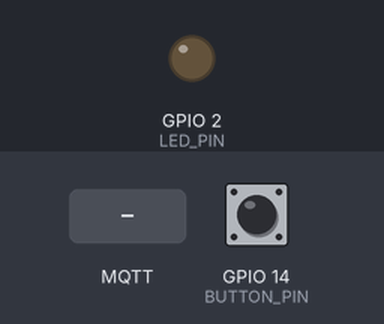
Recording of a sketch running on a simulated ESP32. Parts: output pins drawn as LEDs (lit = HIGH). The test bench sets the inputs (shaded band); at power-on: GPIO 14 (BUTTON_PIN) HIGH. WiFi joins after 1.5 s; servers stay silent unless stated; random numbers use the default seed unless the sketch sets one; no MQTT or app messages arrive unless stated; what the sketch prints to the serial monitor is not drawn.

Above: at 3.7 s.
3.8 s: MQTT message "90" arrives on the first subscribed topic
At 4.6 s:
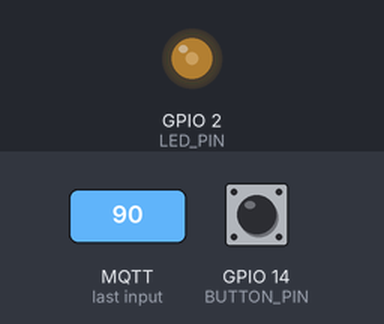
5.6 s: GPIO 14 (BUTTON_PIN) pulled LOW for 0.3 s
At 6.9 s:
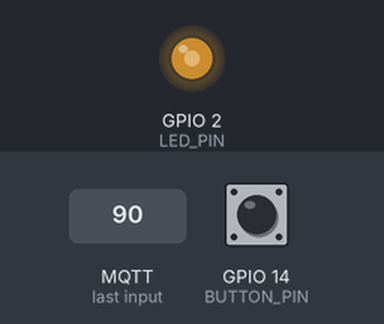
7.4 s: MQTT message "200" arrives on the first subscribed topic
At 8.5 s:
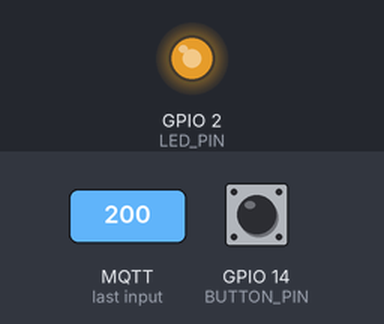
9.1 s: MQTT message "on" arrives on the first subscribed topic
At 10.0 s:
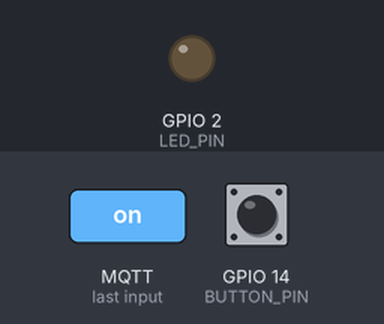
11.1 s: GPIO 14 (BUTTON_PIN) pulled LOW for 1 s
At 12.3 s:
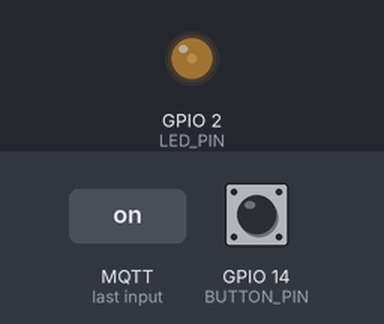
13.6 s: MQTT message "0" arrives on the first subscribed topic
At 14.6 s:
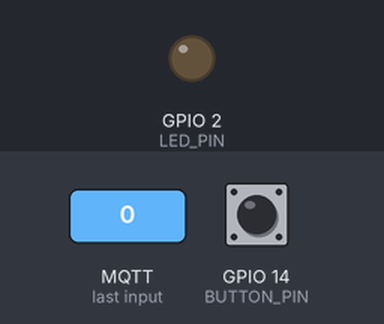
Timing chart, 0 to 16.6 s (numbered marks = the images above; inputs shaded):
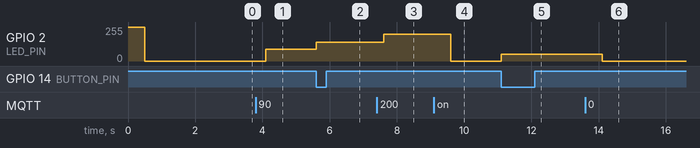

Measured:
- after the input at 3.8 s, GPIO 2 (LED_PIN): 0/255 → 90/255 after 0.30 s
- after the input at 5.6 s, GPIO 2 (LED_PIN): 90/255 → 140/255 at once
- after the input at 7.4 s, GPIO 2 (LED_PIN): 140/255 → 199/255 after 0.20 s
- after the input at 9.1 s, GPIO 2 (LED_PIN): 199/255 → 0/255 after 0.50 s
- after the input at 11.1 s, GPIO 2 (LED_PIN): 0/255 → 51/255 at once
- after the input at 13.6 s, GPIO 2 (LED_PIN): 51/255 → 0/255 after 0.50 s

The sketch:

sketch_feb6a.ino
```cpp
#include <WiFi.h>
#include <PubSubClient.h>
#include <Preferences.h>

// --- BAGIAN INI WAJIB DIGANTI ---
const char* ssid ="KENZIO";        // Ganti dengan nama WiFi (Huruf besar/kecil berpengaruh)
const char* password = "27112021"; // Ganti Password WiFi
const char* mqtt_server = "broker.hivemq.com";

// Topik MQTT
const char* topic_status = "reza/proyek/status";
const char* topic_control = "reza/proyek/control";

// --- PIN MAPPING ---
#define LED_PIN 2       // <--- Ganti jadi 2 (Ini alamat lampu biru bawaan)
#define BUTTON_PIN 14   // Tetap 14 (Tombol)

// Variabel Global
volatile int brightness = 0;
volatile bool updateFlag = false;
volatile unsigned long lastDebounceTime = 0;

// Objek Library
WiFiClient espClient;
PubSubClient client(espClient);
Preferences preferences;

// --- 1. MANAJEMEN INTERUPSI (TOMBOL) ---
void IRAM_ATTR onButtonPress() {
  unsigned long currentTime = millis();
  // Debounce (Mencegah tombol terpencet 2x cepat)
  if ((currentTime - lastDebounceTime) > 200) {
    brightness += 51; // Naik 20%
    if (brightness > 255) brightness = 0; // Reset ke 0
    updateFlag = true;
    lastDebounceTime = currentTime;
  }
}

// --- 2. MANAJEMEN MEMORI (SIMPAN DATA) ---
void saveLastState() {
  preferences.begin("proyek-reza", false);
  preferences.putInt("level", brightness);
  preferences.end();
}

void loadLastState() {
  preferences.begin("proyek-reza", true);
  brightness = preferences.getInt("level", 0);
  preferences.end();
}

// --- FUNGSI MQTT ---
void callback(char* topic, byte* payload, unsigned int length) {
  String message;
  for (unsigned int i = 0; i < length; i++) {
    message += (char)payload[i];
  }
  Serial.print("Perintah MQTT Masuk: ");
  Serial.println(message);
  brightness = message.toInt();
  updateFlag = true;
}

// --- 3. MANAJEMEN TUGAS (FREERTOS) ---

// Task Hardware: Urus Lampu & Tombol (Prioritas Tinggi)
void TaskHardware(void *pvParameters) {
  while(1) {
    if (updateFlag) {
      ledcWrite(0, brightness); // Ubah terang lampu
      Serial.printf("Lampu Update ke Level: %d\n", brightness);

      // Simpan memori (Opsional, matikan jika bikin crash)
      // saveLastState();

      updateFlag = false;
    }
    vTaskDelay(50 / portTICK_PERIOD_MS);
  }
}

// Task Network: Urus WiFi & MQTT (Prioritas Rendah)
void TaskNetwork(void *pvParameters) {
  while(1) {
    // Hanya kerja kalau WiFi connect
    if (WiFi.status() == WL_CONNECTED) {
      if (!client.connected()) {
        // Coba connect MQTT (Non-blocking / Sekali coba)
        String clientId = "Reza-ESP32-" + String(random(0xffff), HEX);
        if (client.connect(clientId.c_str())) {
          Serial.println("MQTT Terhubung!");
          client.subscribe(topic_control);
        }
      } else {
        client.loop(); // Wajib jalan

        // Kirim laporann status tiap 3 detik
        static unsigned long lastMsg = 0;
        if (millis() - lastMsg > 3000) {
          char msg[10];
          itoa(brightness, msg, 10);
          client.publish(topic_status, msg);
          lastMsg = millis();
        }
      }
    }
    vTaskDelay(500 / portTICK_PERIOD_MS); // Istirahat panjang biar gak panas
  }
}

void setup() {
  Serial.begin(115200);

  // Setup PWM LED
  ledcSetup(0, 5000, 8);
  ledcAttachPin(LED_PIN, 0);

  // Setup Tombol
  pinMode(BUTTON_PIN, INPUT_PULLUP);
  attachInterrupt(digitalPinToInterrupt(BUTTON_PIN), onButtonPress, FALLING);

  // Cek nyala awal (Test LED saat start)
  ledcWrite(0, 255); delay(500); // Nyala terang
  ledcWrite(0, 0);   delay(500); // Mati
  Serial.println("Sistem Siap!");

  // Koneksi WiFi dengan TIMEOUT (Agar tidak hang selamanya)
  Serial.print("Menghubungkan WiFi");
  WiFi.begin(ssid, password);

  int tryLimit = 0;
  while (WiFi.status() != WL_CONNECTED && tryLimit < 20) { // Max tunggu 10 detik
    delay(500);
    Serial.print(".");
    tryLimit++;
  }

  if(WiFi.status() == WL_CONNECTED) {
    Serial.println("\nWiFi Sukses!");
    client.setServer(mqtt_server, 1883);
    client.setCallback(callback);
  } else {
    Serial.println("\nWiFi Gagal/Salah Password. Masuk Mode Offline.");
  }

  // Jalankan Multi-tasking
  xTaskCreatePinnedToCore(TaskNetwork, "NetTask", 4096, NULL, 1, NULL, 0);
  xTaskCreatePinnedToCore(TaskHardware, "HwTask", 2048, NULL, 1, NULL, 1);
}

void loop() {
  vTaskDelete(NULL); // Kosongkan loop utama
}
```
